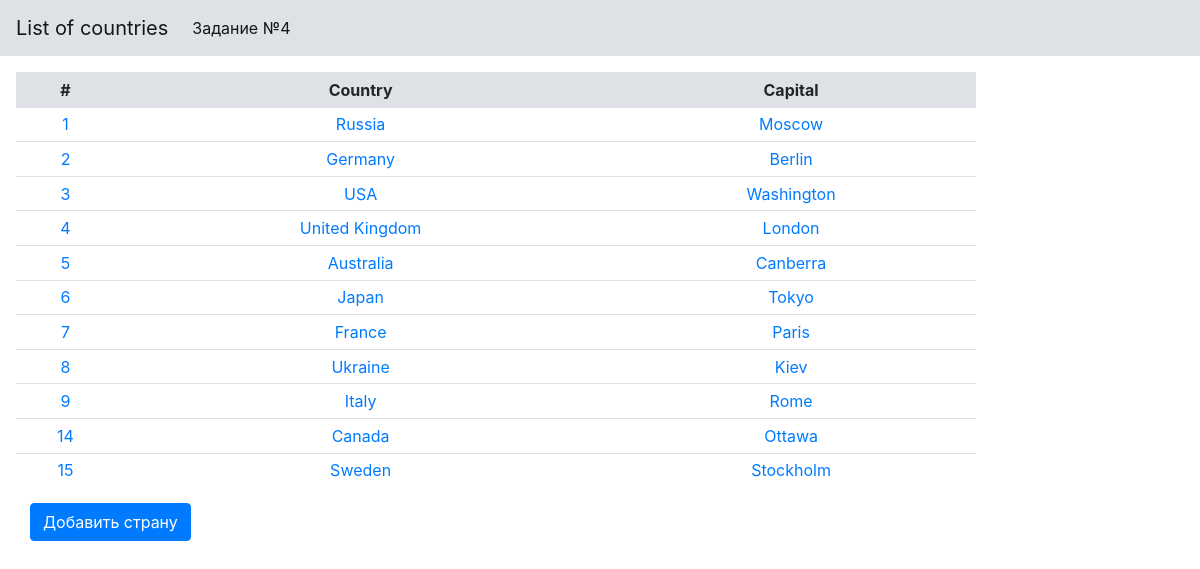
The page / on the database its author committed.
### tables this page shows
CREATE TABLE `Country` (
  `CountryId` int(255) NOT NULL,
  `CountryName` varchar(256) NOT NULL,
  `CountryCapital` varchar(255) NOT NULL
);

### app/include/functions.php (called while the page is built, shortened)
<?php
function getCountries($db) {
	$sql  = 'SELECT * FROM Country';
	$result = mysqli_query($db, $sql);
	$data = mysqli_fetch_all($result,MYSQLI_ASSOC);
	return $data;
}
?>

### index.php (the view, shortened to what this page needs)
<?php
include_once('app/header.php');
$countries = getCountries($link);
?>
<body>
	<? if ($countries): ?>
	<div class="content">
		<table class="table table-sm">
			<tr class="tr-info">
				<th class="table-first">
					<p>#</pth>
				</th>
				<th>
					<p>Country</p>
				</th>
				<th>
					<p>Capital</p>
				</th>
			</tr>
  		<? foreach ($countries as $country): ?>
  			<tr>
  				<td>
  					<p><a href="/country.php?countryId=<?=$country['CountryId']?>"><?=$country['CountryId']?></a></p>
  				</td>
  				<td>
					<p><a href="/country.php?countryId=<?=$country['CountryId']?>"><?=$country['CountryName']?></a></p>
				</td>
				<td>
  					<p><a href="/country.php?countryId=<?=$country['CountryId']?>"><?=$country['CountryCapital']?></a></p>
  				</td>
			</tr>
		<? endforeach ?>
		</table>
		<form action="/newCountry.php" class="addcountryform">
			<div class="form">
				<button class="btn btn-primary" type="submit">Добавить страну</button>
			</div>
		</form>
	</div>
	<? endif ?>
</body>

### app/header.php (shortened to what this page needs)
<?php
  require_once 'include/functions.php'
?>
<!DOCTYPE html>
<html>
  <head>
    <link href="./public/css/bootstrap.css" rel="stylesheet">
    <link href="./public/css/bootstrap-grid.css" rel="stylesheet">
  </head>
  <body>
    <header>
      <nav class="navbar navbar-expand-lg navbar-light bg-light">
        <a class="navbar-brand" href="http://countries.com">List of countries</a>
          <ul class="navbar-nav mr-auto">
            <li class="nav-item active">
              <a class="nav-link" href="http://countries.com">Задание №4</a>
            </li>
          </ul>
        </nav>
    </header>
  </body>
</html>

### rows shown on the page
country: CountryId "1", CountryName "Russia", CountryCapital "Moscow"
country: CountryId "2", CountryName "Germany", CountryCapital "Berlin"
country: CountryId "3", CountryName "USA", CountryCapital "Washington"
country: CountryId "4", CountryName "United Kingdom", CountryCapital "London"
country: CountryId "5", CountryName "Australia", CountryCapital "Canberra"
country: CountryId "6", CountryName "Japan", CountryCapital "Tokyo"
country: CountryId "7", CountryName "France", CountryCapital "Paris"
country: CountryId "8", CountryName "Ukraine", CountryCapital "Kiev"
country: CountryId "9", CountryName "Italy", CountryCapital "Rome"
country: CountryId "14", CountryName "Canada", CountryCapital "Ottawa"
country: CountryId "15", CountryName "Sweden", CountryCapital "Stockholm"
